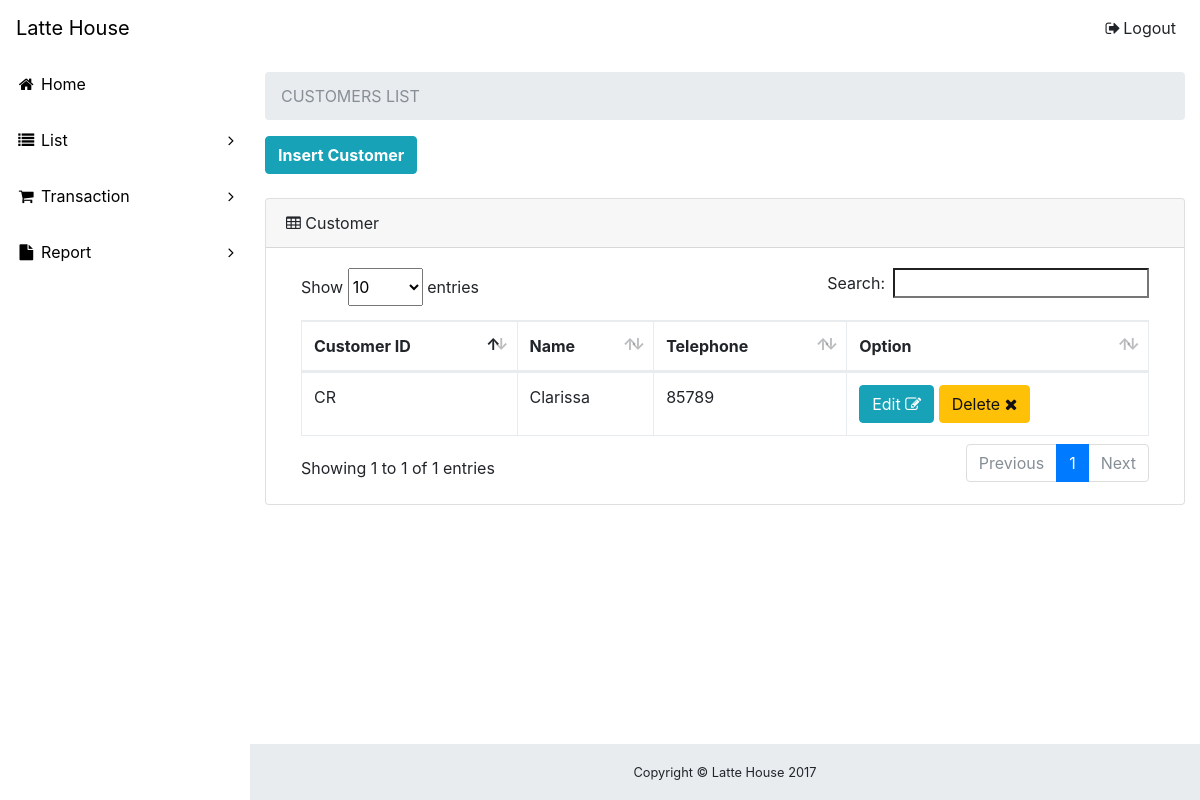
/customer.php, run on the app's committed database.
### tables this page shows
CREATE TABLE `customer` (
  `id_customer` varchar(2) NOT NULL,
  `nama_customer` varchar(30) NOT NULL,
  `noTelp_customer` int(12) NOT NULL
);

### ClassCM.php (called while the page is built, shortened)
<?php
class Customer{
		function __construct(){
		$con = mysqli_connect("localhost","root","","paradise");
		$this->con = $con;
		}
function TampilSemuaCM()
{
	$query = mysqli_query($this->con, "select *from customer");
	$i = 0;
	while($d = mysqli_fetch_array($query))
	{
		$data[$i]['id'] = $d['id_customer'];
		$data[$i]['nama_customer'] = $d['nama_customer'];
		$data[$i]['noTelp_customer'] = $d['noTelp_customer'];
		$i++;
	}
	return $data;
		}
	}
?>

### customer.php (the view, shortened to what this page needs)
<!DOCTYPE html>
<html lang="en">
<head>
  <link href="vendor/bootstrap/css/bootstrap.min.css" rel="stylesheet">
  <link href="vendor/font-awesome/css/font-awesome.min.css" rel="stylesheet" type="text/css">
  <link href="vendor/datatables/dataTables.bootstrap4.css" rel="stylesheet">
  <link href="css/sb-admin.css" rel="stylesheet">
</head>
<body class="fixed-nav sticky-footer bg-white" id="page-top">
  <nav class="navbar navbar-expand-lg navbar-white bg-white fixed-top" id="mainNav">
    <a class="navbar-brand" href="index.php">Latte House</a>
    <div class="collapse navbar-collapse" id="navbarResponsive">
      <ul class="navbar-nav navbar-sidenav" id="exampleAccordion">
        <li class="nav-item" data-toggle="tooltip" data-placement="right" title="Dashboard">
          <a class="nav-link" href="index.php">
            <i class="fa fa-fw fa-home"></i>
            <span class="nav-link-text">Home</span>
          </a>
        </li>
        <li class="nav-item" data-toggle="tooltip" data-placement="right" title="Components">
          <a class="nav-link nav-link-collapse collapsed" data-toggle="collapse" href="#collapseComponents" data-parent="#exampleAccordion">
            <i class="fa fa-fw fa-list"></i>
            <span class="nav-link-text">List</span>
          </a>
        </li>
        <li class="nav-item" data-toggle="tooltip" data-placement="right" title="Example Pages">
          <a class="nav-link nav-link-collapse collapsed" data-toggle="collapse" href="#collapseExamplePages" data-parent="#exampleAccordion">
            <i class="fa fa-fw fa-shopping-cart"></i>
            <span class="nav-link-text">Transaction</span>
          </a>
        </li>
        <li class="nav-item" data-toggle="tooltip" data-placement="right" title="Menu Levels">
          <a class="nav-link nav-link-collapse collapsed" data-toggle="collapse" href="#collapseMulti" data-parent="#exampleAccordion">
            <i class="fa fa-fw fa-file"></i>
            <span class="nav-link-text">Report</span>
          </a>
        </li>
      </ul>
      <ul class="navbar-nav ml-auto">
        <li class="nav-item">
          <a class="nav-link" data-toggle="modal" data-target="#exampleModal">
            <i class="fa fa-fw fa-sign-out"></i>Logout</a>
        </li>
      </ul>
    </div>
  </nav>
  <div class="content-wrapper">
    <div class="container-fluid">
      <ol class="breadcrumb">
        <li class="breadcrumb-item active">CUSTOMERS LIST</li>
      </ol>
<a href="daftarCM.php" class="btn btn-shadow btn-info"><b> Insert Customer </b></a><br><br>
<?php
include "ClassCM.php";
$cm = new Customer;
?>
      <div class="card mb-3">
        <div class="card-header">
          <i class="fa fa-table"></i>&nbspCustomer</div>
        <div class="card-body">
          <div class="table-responsive">
            <table class="table table-bordered" id="dataTable" width="100%" cellspacing="0">
              <thead>
                <tr>
                  <th>Customer ID</th>
                  <th>Name</th>
                  <th>Telephone</th>
                  <th>Option</th>
                </tr>
              </thead>
              <?php
$data = $cm->TampilSemuaCM();
foreach($data as $d){
?>
<tr>
	<td><?php print $d['id']; ?></td>
	<td><?php print $d['nama_customer']; ?></td>
	<td><?php print $d['noTelp_customer']; ?></td>
	<td>
	<a href="formUpdateCM.php?id=<?php print $d['id'] ?>" class="btn btn-info">Edit <i class="fa fa-edit"></i></a>
	<a href="hapusCM.php?id=<?php print $d['id']?>" class="btn btn-warning">Delete <i class="fa fa-remove"></i></a>
	</td>
</tr>
	<?php }
		?>
            </table>
          </div>
        </div>
      </div>
    </div>
    <footer class="sticky-footer">
      <div class="container">
        <div class="text-center">
          <small>Copyright © Latte House 2017</small>
        </div>
      </div>
    </footer>
  </div>
</body>
</html>

### css/sb-admin.css (style rules this page uses)
html { position: relative; min-height: 100%; }
body { overflow-x: hidden; }
body.sticky-footer { margin-bottom: 56px; }
body.sticky-footer .content-wrapper { min-height: calc(100vh - 56px - 56px); }
body.fixed-nav { padding-top: 56px; }
.content-wrapper { min-height: calc(100vh - 56px); padding-top: 1rem; }
#mainNav .navbar-collapse { overflow: auto; max-height: 75vh; }
#mainNav .navbar-collapse .navbar-nav .nav-item .nav-link { cursor: pointer; }
#mainNav .navbar-collapse .navbar-sidenav .nav-link-collapse:after { float: right; content: '\f107'; font-family: 'FontAwesome'; }
#mainNav .navbar-collapse .navbar-sidenav .nav-link-collapse.collapsed:after { content: '\f105'; }
@media (min-width: 992px) { #mainNav .navbar-brand { width: 250px; } }
@media (min-width: 992px) { #mainNav .navbar-collapse { overflow: visible; max-height: none; } }
@media (min-width: 992px) { #mainNav .navbar-collapse .navbar-sidenav { position: absolute; top: 0; left: 0; overflow-x: hidden; overflow-y: auto; -webkit-flex-direction: column; -ms-flex-direction: column; flex-direction: column; margin-top: 56px; } }
@media (min-width: 992px) { #mainNav .navbar-collapse .navbar-sidenav > .nav-item { width: 250px; padding: 0; } }
@media (min-width: 992px) { #mainNav .navbar-collapse .navbar-sidenav > .nav-item > .nav-link { padding: 1em; } }
@media (min-width: 992px) { #mainNav.fixed-top .navbar-sidenav { height: calc(100vh - 112px); } }
.content-wrapper { overflow-x: hidden; background: white; }
@media (min-width: 992px) { .content-wrapper { margin-left: 250px; } }
footer.sticky-footer { position: absolute; right: 0; bottom: 0; width: 100%; height: 56px; background-color: #e9ecef; line-height: 55px; }
@media (min-width: 992px) { footer.sticky-footer { width: calc(100% - 250px); } }

### data on the page
customer: id_customer "CR", nama_customer "Clarissa", noTelp_customer "85789"
